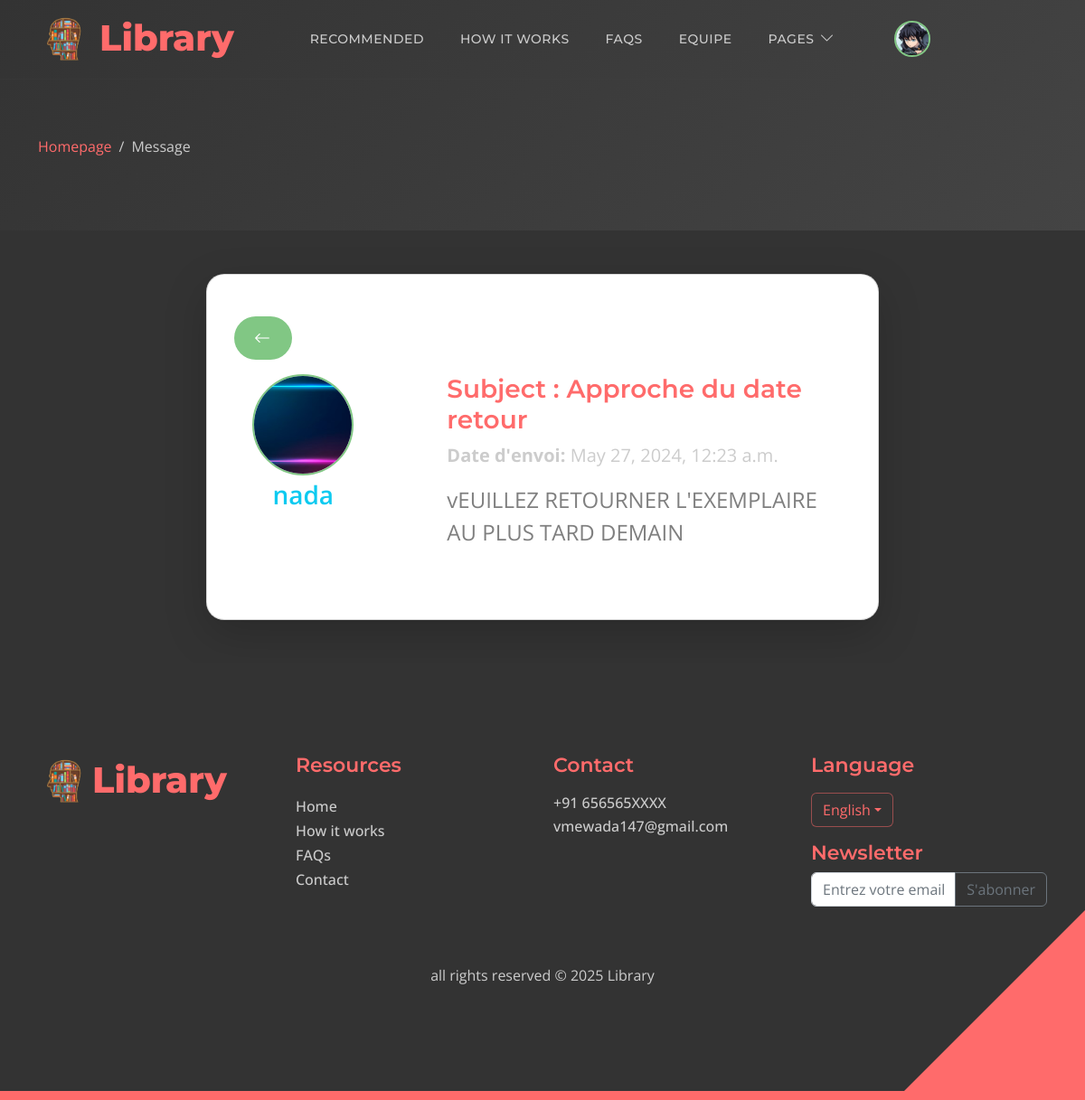
The page /message/6e46cc4e889747f2a6f4e808599f66ba/ (signed in) on the database its author committed.
### adherants/models.py (models this page shows, shortened)
class Profile(models.Model):
    user = models.OneToOneField(User, on_delete=models.CASCADE, null=True, blank=True)
    prenom = models.CharField(max_length=255, blank=True, null=True)
    nom = models.CharField(max_length=255, blank=True, null=True)
    email = models.EmailField(max_length=500, blank=True, null=True)
    username = models.CharField(max_length=200, blank=True, null=True)
    CNI = models.CharField(max_length=200, blank=True, null=True)
    profile_image = models.ImageField(null=True, blank=True, upload_to='profiles/', default="profiles/user-default.png")
    departement = models.CharField(max_length=200, blank=True, null=True)
    filiere = models.CharField(max_length=200, blank=True, null=True)
    CNE = models.CharField(max_length=200, blank=True, null=True)
    semestre = models.CharField(max_length=200, blank=True, null=True)
    sexe = models.CharField(max_length=200, blank=True, null=True)
    phonenumber = models.CharField(max_length=200, blank=True, null=True)
    created = models.DateTimeField(auto_now_add=True)
    id = models.UUIDField(default=uuid.uuid4, unique=True,
                          primary_key=True, editable=False)
    @property
    def imageURL(self):
        try:
            url = self.profile_image.url
        except:
            url = ''
        return url

class Message(models.Model):
    sender = models.ForeignKey(Profile, on_delete=models.SET_NULL, null=True, blank=True)
    recipient = models.ForeignKey(Profile, on_delete=models.SET_NULL, null=True, blank=True, related_name="messages")
    name = models.CharField(max_length=200, null=True, blank=True)
    email = models.EmailField(max_length=200, null=True, blank=True)
    subject = models.CharField(max_length=200, null=True, blank=True)
    body = models.TextField()
    is_read = models.BooleanField(default=False, null=True)
    created = models.DateTimeField(auto_now_add=True)
    id = models.UUIDField(default=uuid.uuid4, unique=True,
                          primary_key=True, editable=False)
    class Meta:
        ordering = ['is_read', '-created']

### adherants/views.py (the view)
# urls.py: path('message/<str:pk>/', login_required(views.viewMessage), name="message"),
def viewMessage(request, pk):
    profile = request.user.profile
    message = profile.messages.get(id=pk)
    if message.is_read == False:
        message.is_read = True
        message.save()
    context = {'message': message}
    return render(request, 'adherants/message.html', context)

### adherants/templates/adherants/message.html (shortened to what this page needs)
{% extends 'main.html' %}
{% block content %}
<header class="site-header d-flex flex-column justify-content-center align-items-center">
  <div class="container">
      <div class="row align-items-center">
          <div class="col-lg-5 col-12">
              <nav aria-label="breadcrumb">
                  <ol class="breadcrumb">
                      <li class="breadcrumb-item"><a href="{% url 'ouvrages:index'%}">Homepage</a></li>
                      <li class="breadcrumb-item active" aria-current="page">Message</li>
                  </ol>
              </nav>
          </div>
      </div>
  </div>
</header>
<section class="pt-5 pb-5 section-bg">
  <div class="container">
      <div class="d-flex flex-column justify-content-center align-items-center">
          <div class="col-lg-8 d-flex flex-column justify-content-center align-items-center custom-block custom-block-topics-listing bg-white shadow-lg">
              <div class="align-self-lg-start">
                  <a class="mybtn my-3" style="width:4rem;"href="{% url 'inbox' %}"><i class="bi-arrow-left"></i></a>
              </div>
              <div class="row justify-content-lg-between align-items-start">
                <div class="col-lg-3 col-12 mb-5">
                    <div class="w-100 d-flex flex-column justify-content-center align-items-center">
                         {% if message.sender %}
                          <img src="{{ message.sender.imageURL }}" class="avatar avatar--md" alt="profile picture">
                          <a class="fs-3 fw-semibold text-info" href="{% url 'user-profile' message.sender.id  %}">{{message.name}}</a>
                        {% else %}
                          <p>{{message.name}}</p>
                        {% endif %}
                    </div>
                </div>
                <div class="col-lg-8 col-12 mb-5 ms-auto">
                    <div class="d-flex flex-column col-12 col-lg-12">
                      <h4 class="w-100">Subject : {{message.subject}}</h4>
                      <p class="w-100"><strong>Date d'envoi:</strong> {{message.created}}</p>
                      <div class="text-black-50 fw-normal fs-4 w-100">{{message.body|linebreaksbr}}</div>
                    </div>
                </div>
             </div>
          </div>
      </div>
  </div>
</section>
{% endblock content %}

### templates/navbar.html (shortened to what this page needs)
{% load static %}
<nav class="navbar navbar-expand-lg">
    <div class="container">
        <a class="navbar-brand" href="{% url 'ouvrages:index'%}#section_1">
            <div class="d-flex justify-content-around align-content-center">
                <img src="{% static 'images/logoo.png'%}" class="navbar-logo"/>
                <h6 class="navbar-title">Library</h6>
            </div>
        </a>
        <div class="collapse navbar-collapse" id="navbarNav">
            <ul class="navbar-nav ms-lg-5">
                {% if user.is_staff %}
                <li class="nav-item">
                    <a class="nav-link click-scroll" href="{% url 'profiles'%}">Adhérants</a>
                </li>
                <li class="nav-item">
                    <a class="nav-link click-scroll" href="{% url 'ouvrages:browse'%}">Ouvrages</a>
                </li>
                <li class="nav-item">
                    <a class="nav-link click-scroll" href="{% url 'ouvrages:exemplaires' %}">Exemplaires</a>
                </li>
                <li class="nav-item">
                    <a class="nav-link click-scroll" href="{% url 'ouvrages:emprunt' %}">Emprunts</a>
                </li>
                <li class="nav-item">
                    <a class="nav-link click-scroll" href="{% url 'ouvrages:list_reservations' %}">Reservations</a>
                </li>
                {% else %}
                <li class="nav-item">
                    <a class="nav-link click-scroll" href="{% url 'ouvrages:index' %}#section_2">Recommended</a>
                </li>
                <li class="nav-item">
                    <a class="nav-link click-scroll" href="{% url 'ouvrages:index' %}#section_3">How it works</a>
                </li>
                <li class="nav-item">
                    <a class="nav-link click-scroll" href="{% url 'ouvrages:index' %}#section_4">FAQs</a>
                </li>
                <li class="nav-item">
                    <a class="nav-link click-scroll" href="{% url 'ouvrages:index' %}#section_5">Equipe</a>
                </li>
                <li class="nav-item dropdown">
                    <a class="nav-link dropdown-toggle" href="#section_5" id="navbarLightDropdownMenuLink" role="button" data-bs-toggle="dropdown" aria-expanded="false">Pages</a>
                </li>
                {%endif%}
            </ul>
            <div class="d-none d-lg-block ms-lg-4">
                <div class="nav-item dropdown">
                    {% if user.is_authenticated %}
                        <a href="#" class="ms-lg-4" id="navbarLightDropdownMenuLink" role="button" data-bs-toggle="dropdown" aria-expanded="false">
                            <img src="{{ user.profile.profile_image.url }}" class="avatar avatar-sm nav-link navbar-icon bi-person smoothscroll">
                        </a>
                    {% else %}
                        <a class="nav-link navbar-icon bi-person smoothscroll ms-lg-4" href="#" id="navbarLightDropdownMenuLink" role="button" data-bs-toggle="dropdown" aria-expanded="false">
                        </a>
                    {% endif %}
                </div>
            </div>
        </div>
    </div>
</nav>

### static/css/templatemo-topic-listing.css (style rules this page uses)
:root { --white-color: #CCCCCC; --primary-color: #FF6B6B; --secondary-color: #FFD166; --section-bg-color: #333333; --custom-btn-bg-color: #FF6B6B; --custom-btn-bg-hover-color: #FFD166; --dark-color: #FF6B6B; --p-color: #CCCCCC; --border-color: #444444; --link-hover-color: #FFD166; --body-font-family: 'Open Sans', sans-serif; --title-font-family: 'Montserrat', sans-serif; --h1-font-size: 58px; --h2-font-size: 46px; --h3-font-size: 32px; --h4-font-size: 28px; --h5-font-size: 24px; --h6-font-size: 22px; --p-font-size: 20px; --menu-font-size: 14px; --btn-font-size: 18px; --copyright-font-size: 16px; --border-radius-large: 100px; --border-radius-medium: 20px; --border-radius-small: 10px; --font-weight-normal: 400; --font-weight-medium: 500; --font-weight-semibold: 600; --font-weight-bold: 700; }
body { background-color: #333333; font-family: var(--body-font-family); color: var(--white-color); }
h2, h3, h4, h5, h6 { color: var(--dark-color); }
h1, h2, h3, h4, h5, h6 { font-family: var(--title-font-family); font-weight: var(--font-weight-semibold); }
h4 { font-size: var(--h4-font-size); }
h6 { color: var(--primary-color); font-size: var(--h6-font-size); }
p { color: var(--p-color); font-size: var(--p-font-size); font-weight: var(--font-weight-normal); }
ul li { color: var(--p-color); font-size: var(--p-font-size); font-weight: var(--font-weight-normal); }
a, button { touch-action: manipulation; transition: all 0.3s; }
a { display: inline-block; color: var(--primary-color); text-decoration: none; }
b, strong { font-weight: var(--font-weight-bold); }
.section-bg { background-color: var(--section-bg-color); }
.site-header { background: linear-gradient(135deg, #333333 0%, #444444 100%); padding-top: 150px; padding-bottom: 80px; }
.site-header .container { height: 100%; }
.breadcrumb-item+.breadcrumb-item::before, .breadcrumb-item a:hover, .breadcrumb-item.active { color: var(--white-color); }
.navbar { background: transparent; border-bottom: 1px solid rgba(68, 68, 68, 0.2); z-index: 9; }
.navbar-brand, .navbar-brand:hover { font-size: var(--h3-font-size); font-weight: var(--font-weight-bold); display: block; color: var(--white-color); }
.navbar-expand-lg .navbar-nav .nav-link { border-radius: var(--border-radius-large); margin: 10px; padding: 10px; }
.navbar-nav .nav-link { display: inline-block; color: var(--white-color); font-family: var(--title-font-family); font-size: var(--menu-font-size); font-weight: var(--font-weight-medium); text-transform: uppercase; letter-spacing: 0.5px; position: relative; padding-top: 15px; padding-bottom: 15px; }
.navbar .dropdown-toggle::after { content: "\f282"; display: inline-block; font-family: bootstrap-icons !important; font-size: var(--copyright-font-size); font-style: normal; font-weight: normal !important; font-variant: normal; text-transform: none; line-height: 1; vertical-align: -.125em; -webkit-font-smoothing: antialiased; -moz-osx-font-smoothing: grayscale; position: relative; left: 2px; border: 0; }
.navbar-icon { background: rgba(68, 68, 68, 0.2); border-radius: var(--border-radius-large); display: inline-block; font-size: var(--h5-font-size); width: 40px; height: 40px; line-height: 40px; text-align: center; transition: all 0.3s ease; color: var(--primary-color); border: 1px solid rgba(68, 68, 68, 0.5); }
.custom-block { background-color: #333333; border: 1px solid rgba(68, 68, 68, 0.2); border-radius: var(--border-radius-medium); position: relative; overflow: hidden; padding: 30px; transition: all 0.3s ease; height: 100%; box-shadow: 0 5px 15px rgba(68, 68, 68, 0.3); }
.topics-listing-page .site-header { padding-bottom: 65px; }
.custom-block-topics-listing { height: inherit; }

### static/css/style.css (style rules this page uses)
.avatar { border-radius: 50%; border: 2px solid #81C784; object-fit: cover; }
.avatar--md { height: 7rem; width: 7rem; }
.mybtn { background: #81C784; border: 2px solid transparent; border-radius: 100px; color: #ffffff; font-size: 18px; font-weight: 600; line-height: normal; transition: all 0.3s; padding: 10px 20px; }
.navbar-logo { height: 60px; width: auto; margin-top: auto; margin-right: 0.5rem; }
.navbar-title { margin-top: 0.3rem; font-size: 2.5rem; font-weight: 800; }

### rows shown on the page
Message: sender.imageURL (picture), name "nada", subject "Approche du date retour", created "May 27, 2024, 12:23 a.m.", body "vEUILLEZ RETOURNER L'EXEMPLAIRE AU PLUS TARD DEMAIN"
